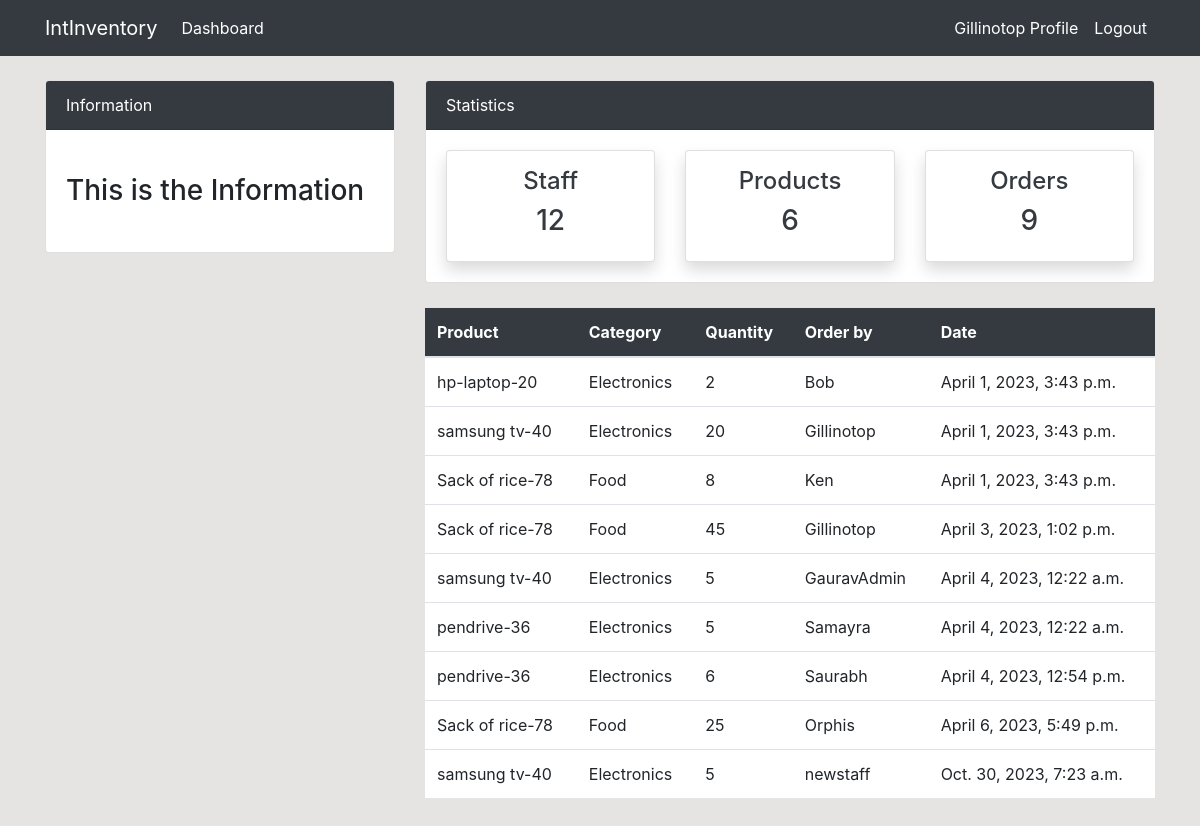
Screenshot of /order/ (signed in) with the database file from the repository.
### dashboard/models.py (models this page shows, shortened)
class Order(models.Model):
    product = models.ForeignKey(Product, on_delete=models.CASCADE,null=True)
    staff = models.ForeignKey(User, models.CASCADE,null=True)
    order_quantity = models.PositiveIntegerField(null=True)
    date = models.DateTimeField(auto_now_add=True)

class Product(models.Model):
    name = models.CharField(max_length=100, null=True)
    category = models.CharField(max_length=20, choices=CATEGORY, null=True)
    quantity = models.PositiveIntegerField(null=True)
    class Meta:
        verbose_name_plural = "Product"
    def __str__(self):
        return f'{self.name}-{self.quantity}'

### dashboard/views.py (the view)
# urls.py: path('order/', views.order, name='dashboard-order'),
@login_required(login_url="user-login")
def order(request):
    orders = Order.objects.all()
    orders_count = orders.count()
    workers_count  = User.objects.all().count()
    product_count = Product.objects.all().count()
    context = {
        'orders': orders,
        'workers_count': workers_count,
        'orders_count': orders_count,
        'product_count':product_count
    }
    return render(request, 'dashboard/order.html',context)

### templates/dashboard/order.html (shortened to what this page needs)
{% extends 'partials/base.html' %}
{% block content %}
{% include 'partials/topnav.html' %}
<div class="container">
    <div class="row my-4">
        <div class="col-md-4">
        </div>
        <div class="col-md-8">
            <table class="table bg-white">
                <thead class="bg-dark">
                    <tr class="text-white">
                        <th scope="col">Product</th>
                        <th scope="col">Category</th>
                        <th scope="col">Quantity</th>
                        <th scope="col">Order by</th>
                        <th scope="col">Date</th>
                    </tr>
                </thead>
                <tbody>
                    {% for orders in orders %}
                    <tr>
                        <td>{{orders.product}}</td>
                        <td>{{orders.product.category}}</td>
                        <td>{{orders.order_quantity}}</td>
                        <td>
                            {{orders.staff}}
                        </td>
                        <td>
                            {{orders.date}}
                        </td>
                    </tr>
                    {% endfor %}
            </table>
        </div>
    </div>
</div>
{% endblock %}

### templates/partials/nav.html (shortened to what this page needs)
<nav class="navbar navbar-expand-lg navbar-info bg-dark">
    {% if user.is_authenticated %}
    <div class="container">
        <a class="navbar-brand text-white" href="index.html">IntInventory</a>
        <div class="collapse navbar-collapse" id="navbarSupportedContent">
            <ul class="navbar-nav mr-auto">
                <li class="nav-item active">
                    <a class="nav-link text-white" href="{% url 'dashboard-index' %}">Dashboard </a>
                </li>
            </ul>
            <ul class="navbar-nav ml-auto">
                <li class="nav-item active">
                    <a class="nav-link text-white" href="{% url 'user-profile' %}">{{ user.username }} Profile </a>
                </li>
                <li class="nav-item">
                    <a class="nav-link text-white" href="{% url 'user-logout' %}">Logout</a>
                </li>
            </ul>
            {% endif %}
        </div>
    </div>
</nav>

### static/style.css (style rules this page uses)
body { background: rgb(230, 227, 227); }

### rows the page displays
Order: product "hp-laptop-20", product.category "Electronics", order_quantity "2", staff "Bob", date "April 1, 2023, 3:43 p.m."
Order: product "samsung tv-40", product.category "Electronics", order_quantity "20", staff "Gillinotop", date "April 1, 2023, 3:43 p.m."
Order: product "Sack of rice-78", product.category "Food", order_quantity "8", staff "Ken", date "April 1, 2023, 3:43 p.m."
Order: product "Sack of rice-78", product.category "Food", order_quantity "45", staff "Gillinotop", date "April 3, 2023, 1:02 p.m."
Order: product "samsung tv-40", product.category "Electronics", order_quantity "5", staff "GauravAdmin", date "April 4, 2023, 12:22 a.m."
Order: product "pendrive-36", product.category "Electronics", order_quantity "5", staff "Samayra", date "April 4, 2023, 12:22 a.m."
Order: product "pendrive-36", product.category "Electronics", order_quantity "6", staff "Saurabh", date "April 4, 2023, 12:54 p.m."
Order: product "Sack of rice-78", product.category "Food", order_quantity "25", staff "Orphis", date "April 6, 2023, 5:49 p.m."
Order: product "samsung tv-40", product.category "Electronics", order_quantity "5", staff "newstaff", date "Oct. 30, 2023, 7:23 a.m."

### other values shown
{{ user.username }} "Gillinotop"
{{ workers_count }} "12"
{{ product_count }} "6"
{{ orders_count }} "9"
